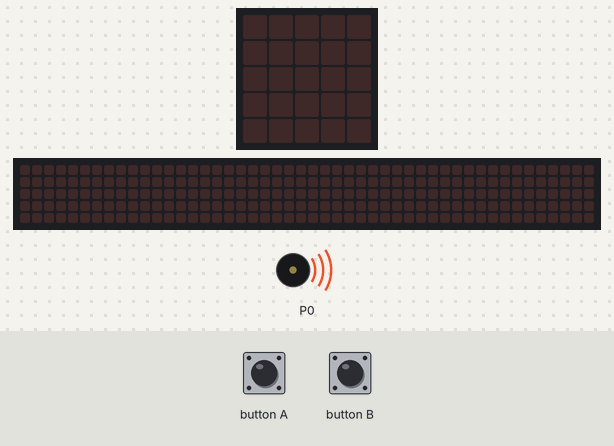
Simulated run of this program. Board: BBC micro:bit (MakeCode). On the bench: the board's 5×5 LED display, a strip that is not on the board, showing the scrolling text unrolled, buzzer (waves = sounding). The inputs (shaded band) are chosen by the test bench. The 48×5 strip is a reading aid, not a part: it shows the text the display is scrolling, unrolled, one strip-width of it at a time.

Above: at 5.0 s.
5.1 s: button A pressed for 0.15 s
At 7.8 s:
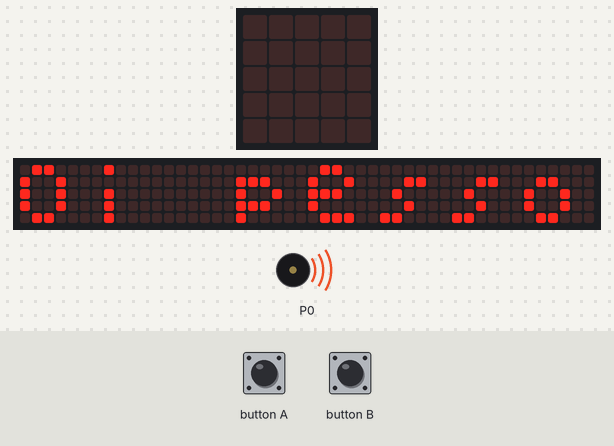
At 51.5 s:
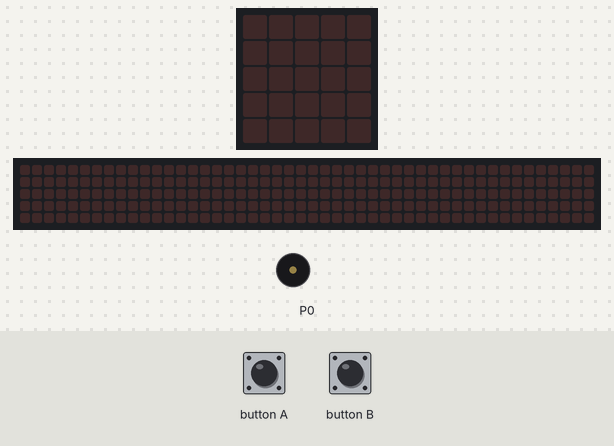
Timing chart, 0 to 52.6 s (numbered marks = the images above; inputs shaded):
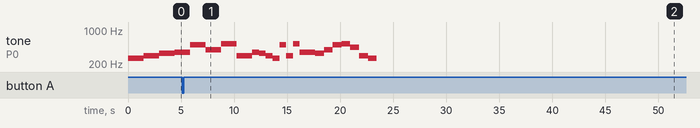

Measured:
- after the input at 5.1 s, the display: changes after 0.15 s (image 1)
- by itself, tone on P0: plays 494 Hz for 1.5 s, 392 Hz for 1.5 s, 523 Hz for 1.5 s, 294 Hz for 1.5 s, 349 Hz for 0.64 s, 330 Hz for 0.64 s … (19 notes in this stretch)
- what the display in image 1 shows lasts 0.9 s, from 7.2 s to 8.1 s

The program:

main.ts
```typescript
input.onButtonPressed(Button.A, function () {
    basic.showString("Oi pessoal tudo bem com VCs, querem ir comer fora?")
})
input.onGesture(Gesture.Shake, function () {
    basic.showLeds(`
        # # # # #
        # . . . #
        # . # . #
        # . . . #
        # # # # #
        `)
})
input.onButtonPressed(Button.B, function () {
    basic.showIcon(IconNames.Fabulous)
})
music.playMelody("C D E F B G C5 D ", 41)
music.playMelody("F E D C B D C5 F ", 94)
music.playMelody("F E G B C5 A D C ", 73)
```

test.ts
```typescript
// testes vão aqui; isto não será compilado quando este pacote for usado como uma extensão.
```
